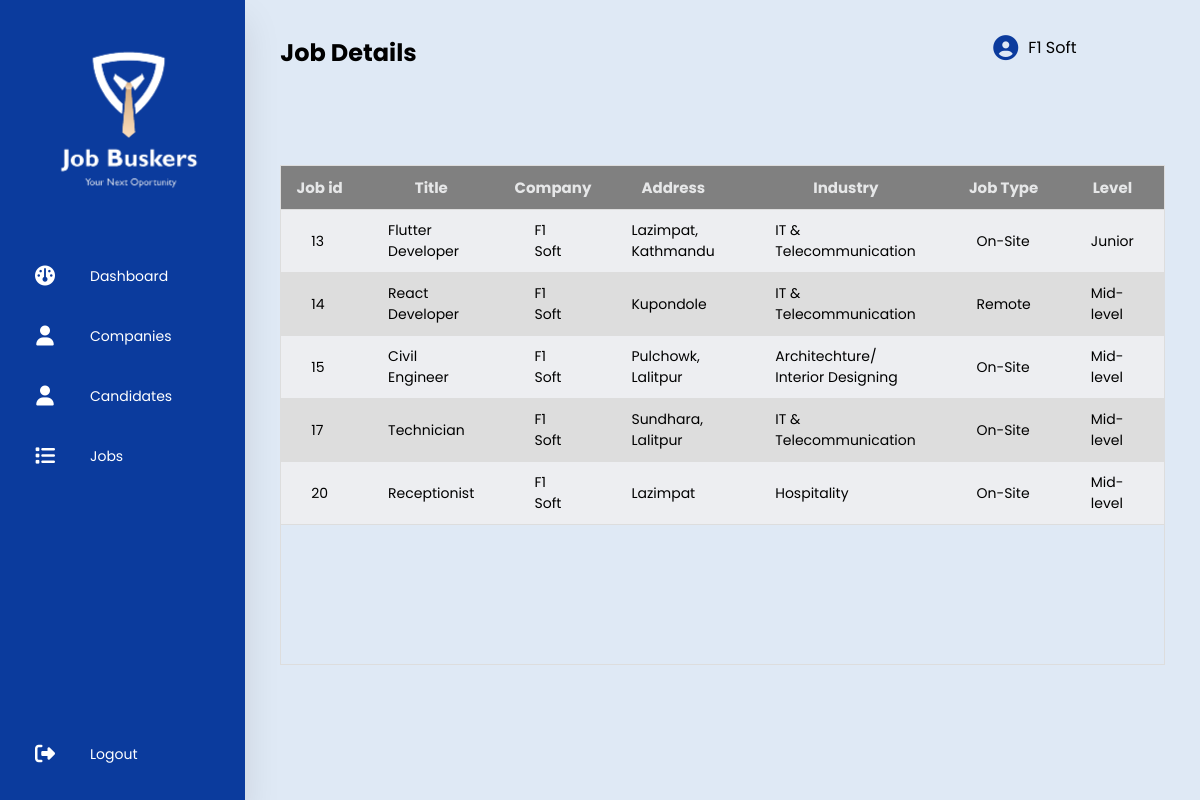
Page /job/ (signed in) on the committed database.
### user/models.py (models this page shows, shortened)
class CustomUser (AbstractBaseUser, PermissionsMixin):
    display_picture = models.ImageField(upload_to='images/user', help_text='Display picture containing a person or a logo.', null=True, blank=True)
    name = models.CharField(max_length=20, null=False)
    phone = PhoneNumberField(null=True, blank=True, unique=True)
    email = models.EmailField(_('email_address'), unique=True, max_length=200)
    location = models.CharField(max_length=30, null=True, blank=True)
    description =  models.CharField(max_length=900, null=True, blank=True)
    is_verified = models.BooleanField(default=False)
    is_active = models.BooleanField(default=False)
    is_staff = models.BooleanField(default=False)
    class UserType(models.IntegerChoices):
        ADMIN = 1, _('Admin'),
        COMPANY = 2, _('Company'),
        CANDIDATE = 3, _('Candidate')
    user_type = models.IntegerField(choices=UserType.choices, blank=True, null=True)
    USERNAME_FIELD = 'email'
    REQUIRED_FIELDS = ['name', 'phone', 'location',]
    objects = CustomUserManager()

class Company(models.Model):
    selections = [('Architechture/ Interior Designing', 'Architechture/ Interior Designing'),
                  ('IT & Telecommunication', 'IT & Telecommunication'),
                  ('Teaching/ Education', 'Teaching/ Education'),
                  ('NGO/ INGO', 'NGO/ INGO'),
                  ('Graphics/ Designing', 'Graphics/ Designing'),
                  ('Hospitality', 'Hospitality'),
                  ('Sales/ Public Relation', 'Sales/ Public Relation'),
                  ('Legal Services', 'Legal Services'),
                  ('Other', 'Other')]
    user = models.OneToOneField(CustomUser, on_delete=models.CASCADE)
    industry = models.CharField('Industry', max_length=200,
            choices=selections, null=False, default='Other')
    website = models.CharField(max_length=20, null=True, blank=True)
    est_year = models.PositiveSmallIntegerField(null=True, blank=True)
    banner_image = models.ImageField(upload_to='images/user/company', help_text='Job Banner', null=True, blank=True)

### jobs/models.py (models this page shows)
class Jobs(models.Model):
    industry_selections = [('Architechture/ Interior Designing', 'Architechture/ Interior Designing'),
                  ('IT & Telecommunication', 'IT & Telecommunication'),
                  ('Teaching/ Education', 'Teaching/ Education'),
                  ('NGO/ INGO', 'NGO/ INGO'),
                  ('Graphics/ Designing', 'Graphics/ Designing'),
                  ('Hospitality', 'Hospitality'),
                  ('Sales/ Public Relation', 'Sales/ Public Relation'),
                  ('Legal Services', 'Legal Services'),
                  ('Other', 'Other')]
    status_selections = [('On-Site', 'On-Site'),
                    ('Remote', 'On-Site'),
                    ('Hybrid', 'Hybrid')]
    title = models.CharField(max_length=250, null=False, blank=False)
    address = models.CharField(max_length=50, null=False,blank=False)
    industry = models.CharField('Industry', max_length=200,
            choices=industry_selections, null=False, default='Other')
    job_type = models.CharField('Status', max_length=200,
            choices=status_selections, default='On-Site', null=False)
    salary = models.CharField(max_length=20, default='Negotiable', null=False)
    level = models.CharField(max_length=15, null=False, blank=False, default='Junior')
    status = models.BooleanField(default=True)
    company_id = models.ForeignKey(to=Company, on_delete=models.CASCADE)
    def __str__(self):
        return self.title

### adminPanel/views.py (the view)
# urls.py: path('job/', getJobs, name='job'),
@login_required(login_url='/')
def getJobs(request):
    job_detail=Jobs.objects.all()
    print(job_detail)
    context = {
        'job_detail': job_detail,
        'title': 'Job Details'
    }
    return render(request, 'job.html', context)

### templates/job.html (shortened to what this page needs)
{% extends 'main.html' %}
{% block content%}
<section class="main">
    <div class="main-top">
        <h1>{{title}}</h1>
        <div class="user-option">
            <i class="fas fa-circle-user"></i>
            <span>{{user.name}}</span>
        </div>
    </div>
            <div class="main-section">
                <div class="header_fixed", id="table">
                    <table>
                        <thead>
                            <tr>
                                <th>Job id</th>
                                <th>Title</th>
                                <th>Company</th>
                                <th>Address</th>
                                <th>Industry</th>
                                <th>Job Type</th>
                                <th>Level</th>
                            </tr>
                        </thead>
                        <tbody>
                            {% for detail in job_detail  %}
                            <tr>
                                <td>{{detail.id}}</td>
                                <td>{{detail.title}}</td>
                                <td>{{detail.company_id.user.name}}</td>
                                <td>{{detail.address}}</td>
                                <td>{{detail.industry}}</td>
                                <td>{{detail.job_type}}</td>
                                <td>{{detail.level}}</td>
                            </tr>
                            {% endfor %}
                        </tbody>
                    </table>
                </div>
                            </section>
{% endblock content%}

### static/styles/mystyle.css (style rules this page uses)
* { margin: 0; padding: 0; outline: none; border: none; text-decoration: none; box-sizing: border-box; font-family: "Poppins", sans-serif; }
body { background-color: #dfe9f5; }
.main { position: relative; padding: 35px; width: 90%; }
.main-top { display: flex; width: 90%; justify-content: space-between; }
.main-top .user-option { display: flex; justify-content: space-between; }
.main-top i { margin-right: 10px; font-size: 25px; color: #0b3b9d; cursor: pointer; }
.main-section { display: flex; margin-top: 20px; }
table { width: 100%; border-collapse: collapse; }
.header_fixed { margin-top: 75px; max-height: 100vh; width: 100%; overflow: auto; border: 1px solid #dddddd; }
.header_fixed thead th { position: sticky; top: 0; background-color: grey; color: #e6e7e8; font-size: 15px; }
th { border-bottom: 1px solid #dddddd; padding: 10px 10px; font-size: 14px; }
td { border-bottom: 1px solid #dddddd; padding: 10px 30px; font-size: 14px; }
tr:nth-child(even) { background-color: #dddddd; }
tr:nth-child(odd) { background-color: #edeef1; }

### templates/main.html (style rules this page uses)
.header_fixed { height: 500px }

### rows in the picture
CustomUser: name "F1 Soft"
Jobs: id "13", title "Flutter Developer", company_id.user.name "F1 Soft", address "Lazimpat, Kathmandu", industry "IT & Telecommunication", job_type "On-Site", level "Junior"
Jobs: id "14", title "React Developer", company_id.user.name "F1 Soft", address "Kupondole", industry "IT & Telecommunication", job_type "Remote", level "Mid-level"
Jobs: id "15", title "Civil Engineer", company_id.user.name "F1 Soft", address "Pulchowk, Lalitpur", industry "Architechture/ Interior Designing", job_type "On-Site", level "Mid-level"
Jobs: id "17", title "Technician", company_id.user.name "F1 Soft", address "Sundhara, Lalitpur", industry "IT & Telecommunication", job_type "On-Site", level "Mid-level"
Jobs: id "20", title "Receptionist", company_id.user.name "F1 Soft", address "Lazimpat", industry "Hospitality", job_type "On-Site", level "Mid-level"

### other values in the picture
{{ title }} "Job Details"
